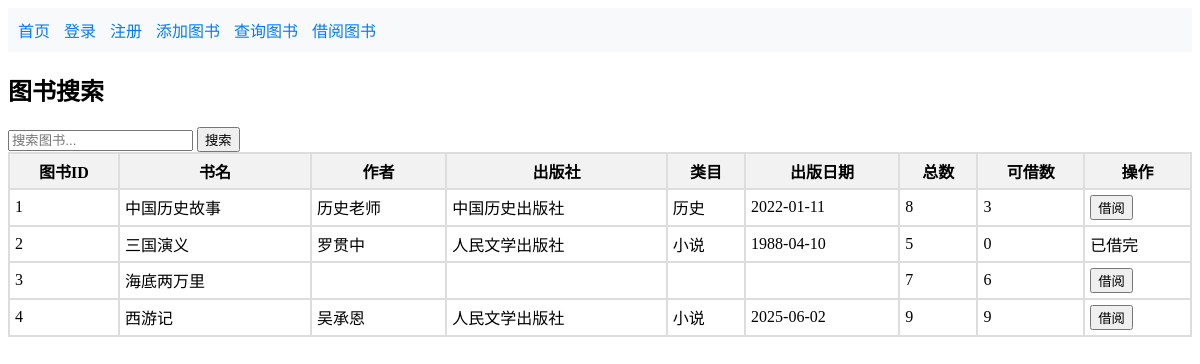
The app's page /search_books with its own data.
### tables this page shows
CREATE TABLE books (
            id INTEGER PRIMARY KEY AUTOINCREMENT,
            title TEXT NOT NULL,
            author TEXT,
            publisher TEXT,
            category TEXT,
            publication_date TEXT,
            total_copies INTEGER,
            available_copies INTEGER,
            borrow_count INTEGER DEFAULT 0
        );

### app.py (the view)
@app.route('/search_books')
def search_books_route():
    search_query = request.args.get('q', '')
    conn = get_db()
    cursor = conn.cursor()
    if search_query:
        cursor.execute('''
            SELECT * FROM books
            WHERE title LIKE ? OR author LIKE ? OR publisher LIKE ?
        ''', (f'%{search_query}%', f'%{search_query}%', f'%{search_query}%'))
    else:
        cursor.execute('SELECT * FROM books')
    books = [dict(row) for row in cursor.fetchall()]
    conn.close()
    return render_template('search_books.html', books=books)

### app.py (called while the page is built)
def get_db():
    conn = sqlite3.connect('library.db')
    conn.row_factory = sqlite3.Row  # 使返回结果为字典形式
    return conn

@app.before_request
def before_request():
    g.logged_in = 'user_id' in session

### templates/search_books.html (shortened to what this page needs)
{% extends 'base.html' %}
{% block content %}
<h2>图书搜索</h2>
<form method="get" action="{{ url_for('search_books_route') }}">
    <input type="text" name="q" value="{{ request.args.get('q', '') }}" placeholder="搜索图书...">
    <button type="submit">搜索</button>
</form>
{% if books %}
<table border="1" cellspacing="0" cellpadding="5" bordercolor="#dddddd" width="100%">
    <thead>
        <tr bgcolor="#f2f2f2">
            <th>图书ID</th>
            <th>书名</th>
            <th>作者</th>
            <th>出版社</th>
            <th>类目</th>
            <th>出版日期</th>
            <th>总数</th>
            <th>可借数</th>
            <th>操作</th>
        </tr>
    </thead>
    <tbody>
        {% for book_item in books %}
        <tr>
            <td>{{ book_item.get('id', '') }}</td>
            <td>{{ book_item.get('title', '') }}</td>
            <td>{{ book_item.get('author', '') }}</td>
            <td>{{ book_item.get('publisher', '') }}</td>
            <td>{{ book_item.get('category', '') }}</td>
            <td>{{ book_item.get('publication_date', '') }}</td>
            <td>{{ book_item.get('total_copies', 0) }}</td>
            <td>{{ book_item.get('available_copies', 0) }}</td>
            <td>
                {% if book_item.get('available_copies', 0) > 0 %}
                <form action="/borrow_books" method="post" style="display: inline;">
                    <button type="submit">借阅</button>
                </form>
                {% else %}
                <span>已借完</span>
                {% endif %}
            </td>
        </tr>
        {% endfor %}
    </tbody>
</table>
{% else %}
<p>没有找到符合条件的图书</p>
{% endif %}
{% endblock %}

### records on screen
books: get "1", get "中国历史故事", get "历史老师", get "中国历史出版社", get "历史", get "2022-01-11", get "8", get "3"
books: get "2", get "三国演义", get "罗贯中", get "人民文学出版社", get "小说", get "1988-04-10", get "5", get "0", shows "已借完"
books: get "3", get "海底两万里", get "7", get "6"
books: get "4", get "西游记", get "吴承恩", get "人民文学出版社", get "小说", get "2025-06-02", get "9"
